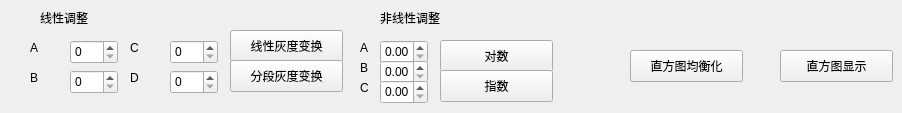
    <widget class="QWidget" name="tab_5">
     <attribute name="title">
      <string>对比度调节</string>
     </attribute>
     <widget class="QLabel" name="label_2">
      <property name="geometry">
       <rect>
        <x>30</x>
        <y>40</y>
        <width>60</width>
        <height>16</height>
       </rect>
      </property>
      <property name="text">
       <string>A</string>
      </property>
     </widget>
     <widget class="QLabel" name="label_3">
      <property name="geometry">
       <rect>
        <x>30</x>
        <y>70</y>
        <width>60</width>
        <height>16</height>
       </rect>
      </property>
      <property name="text">
       <string>B</string>
      </property>
     </widget>
     <widget class="QLabel" name="label_4">
      <property name="geometry">
       <rect>
        <x>130</x>
        <y>40</y>
        <width>60</width>
        <height>16</height>
       </rect>
      </property>
      <property name="text">
       <string>C</string>
      </property>
     </widget>
     <widget class="QLabel" name="label_5">
      <property name="geometry">
       <rect>
        <x>130</x>
        <y>70</y>
        <width>60</width>
        <height>16</height>
       </rect>
      </property>
      <property name="text">
       <string>D</string>
      </property>
     </widget>
     <widget class="QSpinBox" name="A">
      <property name="geometry">
       <rect>
        <x>70</x>
        <y>40</y>
        <width>48</width>
        <height>24</height>
       </rect>
      </property>
     </widget>
     <widget class="QSpinBox" name="B">
      <property name="geometry">
       <rect>
        <x>70</x>
        <y>70</y>
        <width>48</width>
        <height>24</height>
       </rect>
      </property>
     </widget>
     <widget class="QSpinBox" name="C">
      <property name="geometry">
       <rect>
        <x>170</x>
        <y>40</y>
        <width>48</width>
        <height>24</height>
       </rect>
      </property>
     </widget>
     <widget class="QSpinBox" name="D">
      <property name="geometry">
       <rect>
        <x>170</x>
        <y>70</y>
        <width>48</width>
        <height>24</height>
       </rect>
      </property>
     </widget>
     <widget class="QPushButton" name="line">
      <property name="geometry">
       <rect>
        <x>230</x>
        <y>30</y>
        <width>113</width>
        <height>32</height>
       </rect>
      </property>
      <property name="text">
       <string>线性灰度变换</string>
      </property>
     </widget>
     <widget class="QPushButton" name="seg">
      <property name="geometry">
       <rect>
        <x>230</x>
        <y>60</y>
        <width>113</width>
        <height>32</height>
       </rect>
      </property>
      <property name="text">
       <string>分段灰度变换</string>
      </property>
     </widget>
     <widget class="QLabel" name="label_6">
      <property name="geometry">
       <rect>
        <x>380</x>
        <y>10</y>
        <width>71</width>
        <height>16</height>
       </rect>
      </property>
      <property name="text">
       <string>非线性调整</string>
      </property>
     </widget>
     <widget class="QLabel" name="label_7">
      <property name="geometry">
       <rect>
        <x>40</x>
        <y>10</y>
        <width>60</width>
        <height>16</height>
       </rect>
      </property>
      <property name="text">
       <string>线性调整</string>
      </property>
     </widget>
     <widget class="QLabel" name="label_8">
      <property name="geometry">
       <rect>
        <x>360</x>
        <y>40</y>
        <width>60</width>
        <height>16</height>
       </rect>
      </property>
      <property name="text">
       <string>A</string>
      </property>
     </widget>
     <widget class="QLabel" name="label_9">
      <property name="geometry">
       <rect>
        <x>360</x>
        <y>60</y>
        <width>60</width>
        <height>16</height>
       </rect>
      </property>
      <property name="text">
       <string>B</string>
      </property>
     </widget>
     <widget class="QLabel" name="label_10">
      <property name="geometry">
       <rect>
        <x>360</x>
        <y>80</y>
        <width>60</width>
        <height>16</height>
       </rect>
      </property>
      <property name="text">
       <string>C</string>
      </property>
     </widget>
     <widget class="QDoubleSpinBox" name="A_2">
      <property name="geometry">
       <rect>
        <x>380</x>
        <y>40</y>
        <width>48</width>
        <height>24</height>
       </rect>
      </property>
     </widget>
     <widget class="QDoubleSpinBox" name="B_2">
      <property name="geometry">
       <rect>
        <x>380</x>
        <y>60</y>
        <width>48</width>
        <height>24</height>
       </rect>
      </property>
     </widget>
     <widget class="QDoubleSpinBox" name="C_2">
      <property name="geometry">
       <rect>
        <x>380</x>
        <y>80</y>
        <width>48</width>
        <height>24</height>
       </rect>
      </property>
     </widget>
     <widget class="QPushButton" name="log">
      <property name="geometry">
       <rect>
        <x>440</x>
        <y>40</y>
        <width>113</width>
        <height>32</height>
       </rect>
      </property>
      <property name="text">
       <string>对数</string>
      </property>
     </widget>
     <widget class="QPushButton" name="ex">
      <property name="geometry">
       <rect>
        <x>440</x>
        <y>70</y>
        <width>113</width>
        <height>32</height>
       </rect>
      </property>
      <property name="text">
       <string>指数</string>
      </property>
     </widget>
     <widget class="QPushButton" name="average">
      <property name="geometry">
       <rect>
        <x>630</x>
        <y>50</y>
        <width>113</width>
        <height>32</height>
       </rect>
      </property>
      <property name="text">
       <string>直方图均衡化</string>
      </property>
     </widget>
     <widget class="QPushButton" name="showavg">
      <property name="geometry">
       <rect>
        <x>780</x>
        <y>50</y>
        <width>113</width>
        <height>32</height>
       </rect>
      </property>
      <property name="text">
       <string>直方图显示</string>
      </property>
     </widget>
    </widget>
